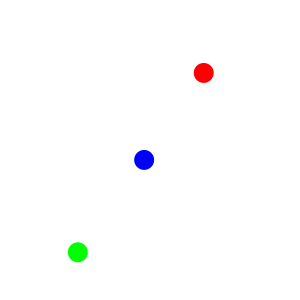
Frame 1 (no input)
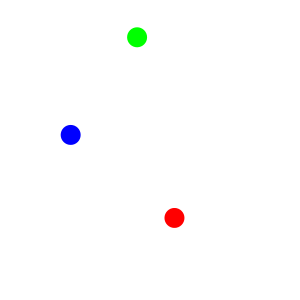
Frame 60 (the mouse pressed at the canvas centre just before this capture)
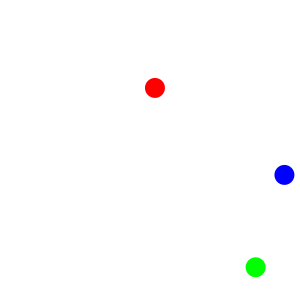
Frame 120 (the mouse held since frame 60 and released just before this capture)

The Processing sketch that drew these frames (run headless with seeded random() and noise(); from frame 60 on, the mouse is pressed at the canvas centre):

// Processing sketch: sketch_ball_001
// ── sketch_ball_001.pde
Ball ball1, ball2, ball3;

void setup() {
  size(300, 300);
  noStroke();  
  ball1 = new Ball(color(255,0,0), 10);
  ball2 = new Ball(color(0,255,0), 10);
  ball3 = new Ball(color(0,0,255), 10);
}

void draw() {
  background(255);
  ball1.move();
  ball2.move();
  ball3.move();
  ball1.display();
  ball2.display();
  ball3.display();
}
// ── Ball.pde
class Ball {
  color c; //color
  float r, x, y, xspeed, yspeed;

  // Constructor
  Ball(color cualquierC, float cualquierR) {
    c = cualquierC;
    r = cualquierR;
    x = random(width);
    y = random(height);
    xspeed = random(5,10);
    yspeed = random(-5,-10);
  }

  void move() {
    x += xspeed;
    y += yspeed;

    if (x > width || x < 0) {
      xspeed *= - 1;
    }

    if (y > height || y < 0) {
      yspeed *= - 1;
    }
  }

  void display() {
    fill(c);
    ellipse(x, y, r*2, r*2);
  }
}
